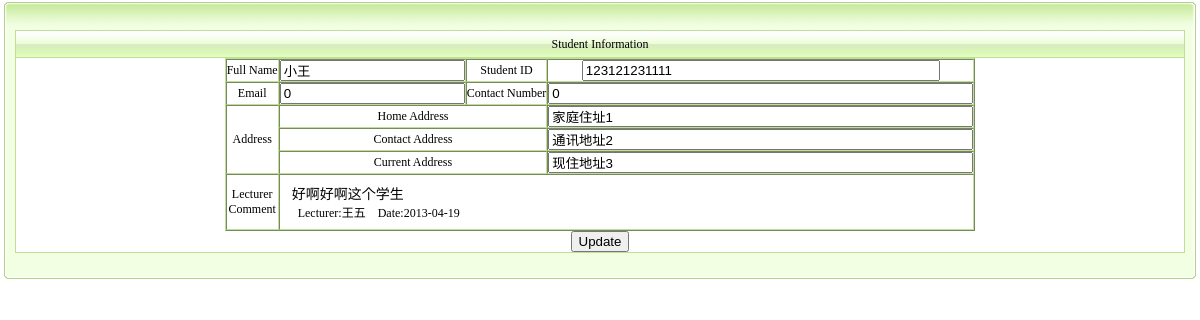
/sys/tab/m_update_student.php?studentID=3 (signed in), run on the app's committed database.
### tables this page shows
CREATE TABLE IF NOT EXISTS `student` (
  `id` int(4) NOT NULL AUTO_INCREMENT,
  `user_id` int(4) NOT NULL,
  `studentcode` varchar(50) NOT NULL,
  `studentno` varchar(50) NOT NULL,
  `name` varchar(80) NOT NULL,
  `grade` int(4) NOT NULL,
  `telehpon` bigint(25) NOT NULL DEFAULT '0',
  `homeadd` varchar(200) NOT NULL,
  `postaladdress` varchar(200) NOT NULL,
  `address` varchar(200) NOT NULL,
  PRIMARY KEY (`id`)
);

CREATE TABLE IF NOT EXISTS `evaluate` (
  `id` int(4) NOT NULL AUTO_INCREMENT,
  `su_id` int(4) NOT NULL,
  `tu_id` int(4) NOT NULL,
  `evalue` varchar(299) NOT NULL,
  `times` varchar(25) NOT NULL,
  PRIMARY KEY (`id`)
);

CREATE TABLE IF NOT EXISTS `teacher` (
  `id` int(4) NOT NULL AUTO_INCREMENT,
  `user_id` int(4) NOT NULL,
  `name` varchar(200) NOT NULL,
  PRIMARY KEY (`id`)
);

### sys/tab/student_fun.php (called while the page is built, shortened)
<?php
	class student_fun{
		public function  select_student($uid){
			$query="select * from student where user_id=".$uid;
			$result=mysql_query($query);
			return $result;
		}
	}
?>

### sys/tab/teacher_fun.php (called while the page is built, shortened)
<?php
	class  teacher_fun{
		public function select_teacher($uid){
			$query = "select * from teacher where user_id=".$uid;
			$result = mysql_query($query);
			$row = mysql_fetch_row($result);
			if($row){
				return  $row;
			}
		}
		public function select_evaluate($sid){
			$query = "select * from `evaluate` where su_id=".$sid;
			$result = mysql_query($query);
			return $result;
		}
	}
?>

### sys/tab/m_update_student.php (the view, shortened to what this page needs)
<?php
	include_once './student_fun.php';
	include_once './teacher_fun.php';
    $comment= new teacher_fun();
	$studentID=$_GET['studentID'];
	$obj = new student_fun();
	$result = $obj->select_student($studentID);
	$rvalue = mysql_fetch_row($result);
?>
<!DOCTYPE html PUBLIC "-//W3C//DTD XHTML 1.0 Transitional//EN" "http://www.w3.org/TR/xhtml1/DTD/xhtml1-transitional.dtd">
<html xmlns="http://www.w3.org/1999/xhtml">
<head>
</head>
<body>
<table width="100%" border="0" align="center" cellpadding="0" cellspacing="0">
  <tr>
    <td height="30"><table width="100%" border="0" cellspacing="0" cellpadding="0">
      <tr>
        <td width="15" height="30"><img src="images/tab_03.gif" width="15" height="30" /></td>
        <td width="1101" background="images/tab_05.gif"><span class="STYLE4"></span></td>
        <td width="281" background="images/tab_05.gif"></td>
        <td width="14"><img src="images/tab_07.gif" width="14" height="30" /></td>
      </tr>
    </table></td>
  </tr>
  <tr>
    <td><table width="100%" border="0" cellspacing="0" cellpadding="0">
      <tr>
        <td width="9" background="images/tab_12.gif">&nbsp;</td>
        <td bgcolor="#f3ffe3"><table width="99%" border="0" align="center" cellpadding="0" cellspacing="1" bgcolor="#c0de98" onmouseover="changeto()"  onmouseout="changeback()">
          <tr>
            <td width="6%" height="26" background="images/tab_14.gif" class="STYLE1"><div align="center" class="STYLE2 STYLE1">Student Information</div></td>
          </tr>
          <tr>
            <td height="18" bgcolor="#FFFFFF" class="STYLE2">
            	<div align="center" class="STYLE2 STYLE1">
            	<form action="" method="post">
            		<table border="1" style="border-color:#C0DE98; " cellspacing="0" cellpadding="0" width="655">
					  <tr align="center" >
					    <td width="36" nowrap="nowrap">Full Name</td>
					    <td nowrap="nowrap" colspan="2" width="100%" height="100%"> <input type="text" name="sname" value="<?php echo $rvalue[4];?>" /></td>
					    <td nowrap="nowrap" colspan="2">Student ID</td>
					    <td width="100%" nowrap="nowrap"><input type="text" name="snumber" value="<?php echo $rvalue[2];?>"
						style="width: 350px;"/></td>
					  </tr>
					  <tr align="center" >
						<td nowrap="nowrap" colspan="2">Email</td>
					    <td width="100%" nowrap="nowrap"><input type="text" name="email" value="<?php echo $rvalue[6];?>" width="100%"/></td>
					   <td nowrap="nowrap" colspan="2">Contact Number</td>
						 <td nowrap="nowrap" colspan="4" align="left"><input type="text" name="telephon" value="<?php echo $rvalue[6];?>" size="50"/></td>
					  </tr>
					  <tr align="center" >
					    <td colspan="2" rowspan="3">Address</td>
					    <td nowrap="nowrap" colspan="3">Home Address</td>
					    <td nowrap="nowrap" colspan="4" align="left"><input type="text" name="address1" value="<?php echo $rvalue[7];?>" size="50"/></td>
					  </tr>
					  <tr align="center">
					    <td nowrap="nowrap" colspan="3">Contact Address</td>
					    <td nowrap="nowrap" colspan="4" align="left"><input type="text" name="address2" value="<?php echo $rvalue[8];?>" size="50" /></td>
					  </tr>
					  <tr align="center">
					    <td nowrap="nowrap" colspan="3">Current Address </td>
					    <td nowrap="nowrap" colspan="4" align="left"><input type="text" name="address3" value="<?php echo $rvalue[9];?>" size="50" /></td>
					  </tr>
					   <tr>
					    <td width="45" rowspan="6"><p align="center">Lecturer Comment </p></td>
					    <td nowrap="nowrap" colspan="10" rowspan="6" >
					    	<?php
					    	    $result = $comment->select_evaluate($_GET['studentID']);
					        	while ($row=mysql_fetch_row($result)){
					        		echo "&nbsp;&nbsp;&nbsp;&nbsp;<span style='font-size:14px;'>$row[3]</span><br/>";
					        		echo "&nbsp;&nbsp;&nbsp;&nbsp;&nbsp;&nbsp;<span style='font-size:12px'>Lecturer:";
					        		$r=$comment->select_teacher($row[2]);
					        		echo $r[2];
					        		echo "&nbsp;&nbsp;&nbsp;&nbsp;Date:$row[4]</span><br/>";
					        	}
					    	?>
					    </td>
					  </tr>
					</table>
					<input type="submit" value="Update" />
					</form>
            	</div>
            </td>
          </tr>
        </table></td>
        <td width="9" background="images/tab_16.gif">&nbsp;</td>
      </tr>
    </table></td>
  </tr>
  <tr>
    <td height="29"><table width="100%" border="0" cellspacing="0" cellpadding="0">
      <tr>
        <td width="15" height="29"><img src="images/tab_20.gif" width="15" height="29" /></td>
        <td background="images/tab_21.gif"><table width="100%" border="0" cellspacing="0" cellpadding="0">
          <tr>
            <td width="25%" height="29" nowrap="nowrap"><span class="STYLE1"></span></td>
            <td width="75%" valign="top" class="STYLE1"><div align="right">
              <table width="352" height="20" border="0" cellpadding="0" cellspacing="0">
                <tr>
                  <td width="62" height="22" valign="middle"><div align="right"></div></td>
                  <td width="50" height="22" valign="middle"><div align="right"></div></td>
                  <td width="54" height="22" valign="middle"><div align="right"></div></td>
                  <td width="49" height="22" valign="middle"><div align="right"></div></td>
                  <td width="59" height="22" valign="middle"><div align="right"></div></td>
                  <td width="25" height="22" valign="middle"></td>
                  <td width="23" height="22" valign="middle"></td>
                  <td width="30" height="22" valign="middle"></td>
                </tr>
              </table>
            </div></td>
          </tr>
        </table></td>
        <td width="14"><img src="images/tab_22.gif" width="14" height="29" /></td>
      </tr>
    </table></td>
  </tr>
</table>
</body>
</html>

### sys/tab/m_update_student.php (style rules this page uses)
.STYLE1 { font-size: 12px }

### data on the page
student: sname "小王", snumber "123121231111", email "0", telephon "0", address1 "家庭住址1", address2 "通讯地址2", address3 "现住地址3"
evaluate: evalue "好啊好啊这个学生", teacher.name "王五", times "2013-04-19"
